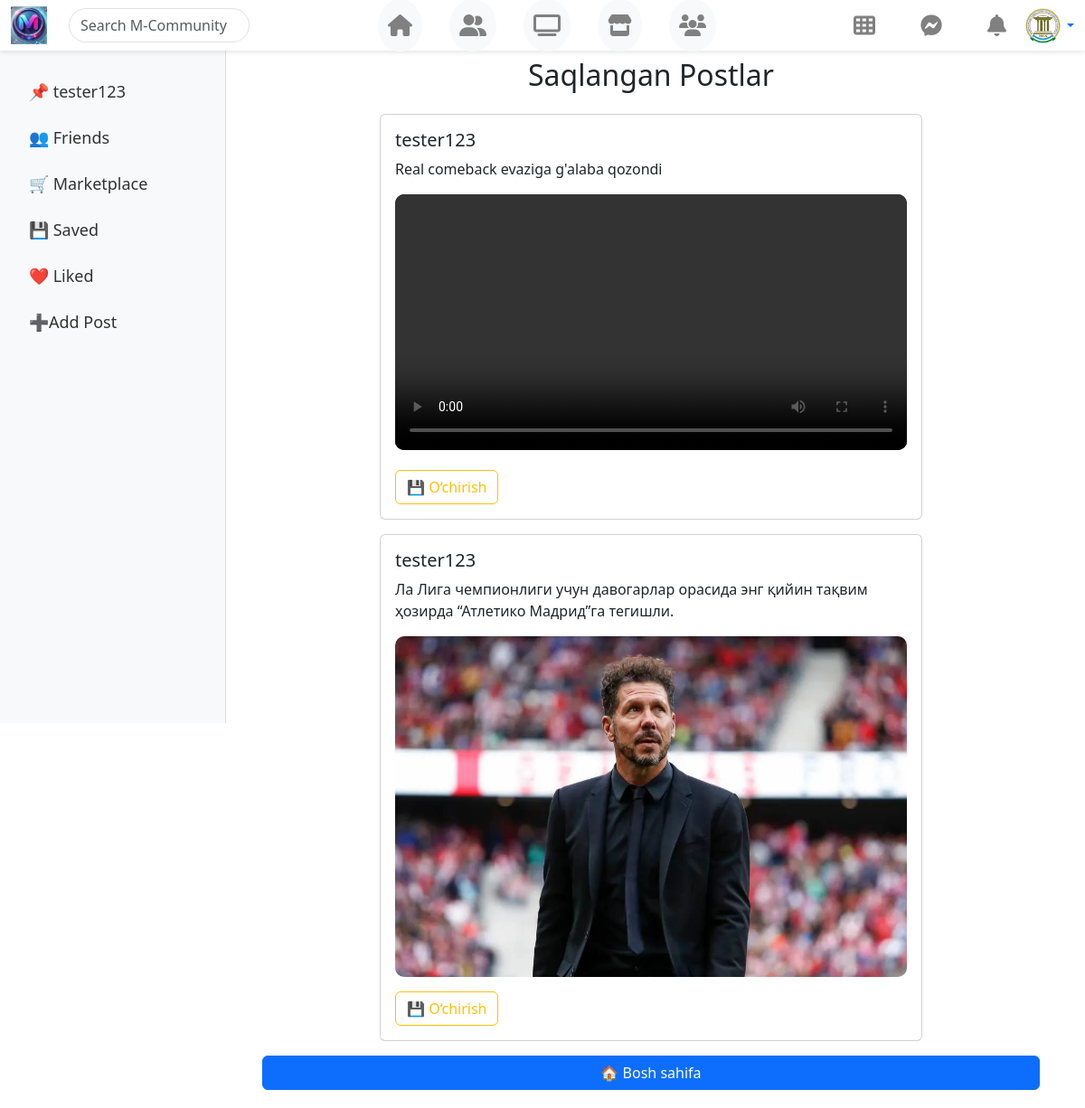
Before: /posts/saved-post/ (signed in) with the older database file.
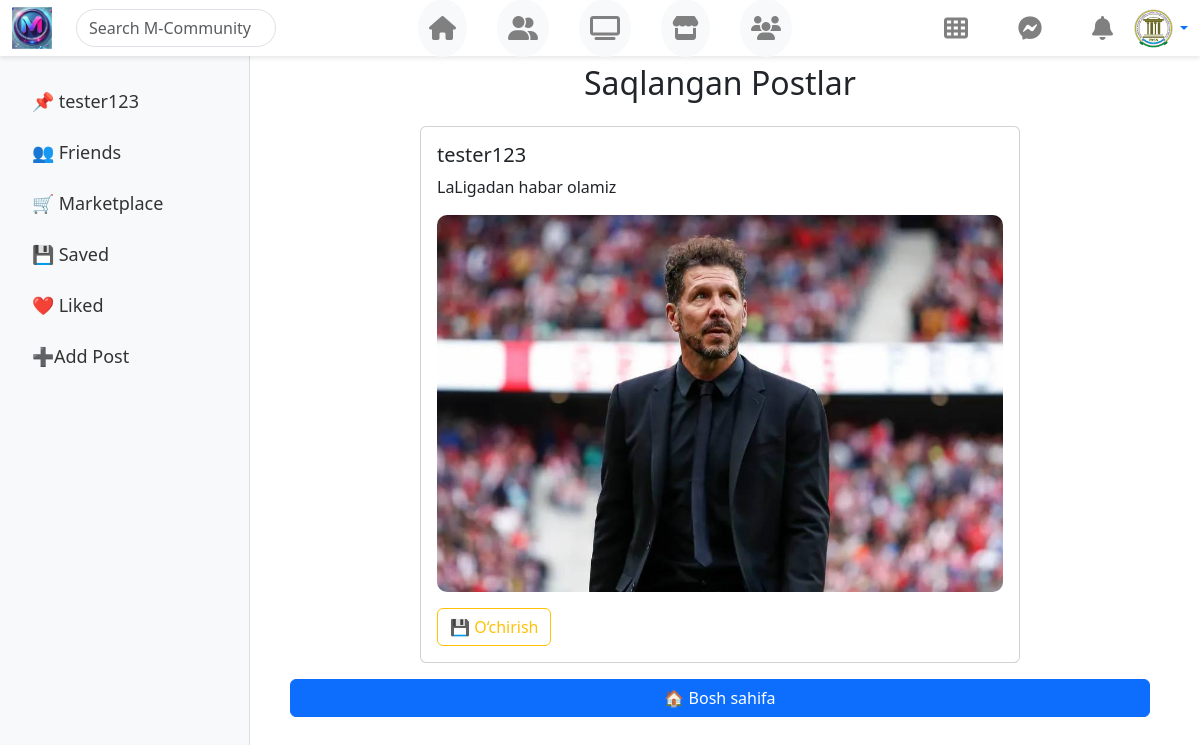
After: the same page with the newer database file.
### posts/models.py (models this page shows, shortened)
class Save(models.Model):
    user = models.ForeignKey(CustomUser,on_delete=models.CASCADE)
    post = models.ForeignKey(Post,on_delete=models.CASCADE)
    class Meta:
        unique_together = ('user','post')

class Post(models.Model):
    user = models.ForeignKey(CustomUser,on_delete=models.CASCADE)
    title = models.CharField(max_length=300,blank=True)
    image = models.ImageField(upload_to='post_files/',blank=True,null=True)
    video = models.FileField(upload_to='post_files/',blank=True,null=True)
    created_at = models.DateTimeField(auto_now_add=True)

### accounts/models.py (models this page shows)
class CustomUser(AbstractUser):
    age = models.PositiveIntegerField(blank=True,null=True)
    image = models.ImageField(upload_to='account_images/',default='images/images.jpg')
    def __str__(self):
        return self.username

### posts/views.py (the view)
# urls.py: path('saved-post/',views.saved_post,name='saved_post'),
def saved_post(request):
    saved_posts = Save.objects.filter(user=request.user).select_related('post')
    context = {
        'saved_posts':saved_posts
    }
    return render(request,'saved_post.html',context=context)

### templates/saved_post.html (shortened to what this page needs)
{% extends 'base.html' %}
{% block content %}
<h2 class="my-4 text-center">Saqlangan Postlar</h2>
{% if saved_posts %}
    {% for saved in saved_posts %}
    <div class="card mb-3 mx-auto" style="max-width: 600px;">
        <div class="card-body">
            <h5 class="card-title">{{ saved.post.user }}</h5>
            <p class="card-text">{{ saved.post.title }}</p>
            {% if saved.post.image %}
                <img src="{{ saved.post.image.url }}" class="img-fluid image-container" alt="Post Image">
            {% endif %}
            {% if saved.post.video %}
                <video class="img-fluid video-container" controls>
                    <source src="{{ saved.post.video.url }}" type="video/mp4">
                </video>
            {% endif %}
            <div class="mt-3 d-flex justify-content-between">
                <form action="{% url 'delete_saved_post' saved.id %}" method="POST">
                    <button type="submit" class="btn btn-outline-warning">
                        💾 O‘chirish
                    </button>
                </form>
            </div>
        </div>
    </div>
    {% endfor %}
{% else %}
    <p class="text-center">Siz hali hech qanday postni saqlamagansiz.</p>
{% endif %}
<a href="{% url 'home' %}" class="btn btn-primary d-block mx-auto mt-3">🏠 Bosh sahifa</a>
{% endblock %}

Changed rows visible on the page:
removed Save: post.user "tester123", post "Real comeback evaziga g'alaba qozondi"
changed through a linked row, Save "tester123": post "Ла Лига чемпионлиги учун давогарлар орасида энг қийин тақвим ҳозирда “Атлетико Мадрид”га тегишли." → "LaLigadan habar olamiz"
